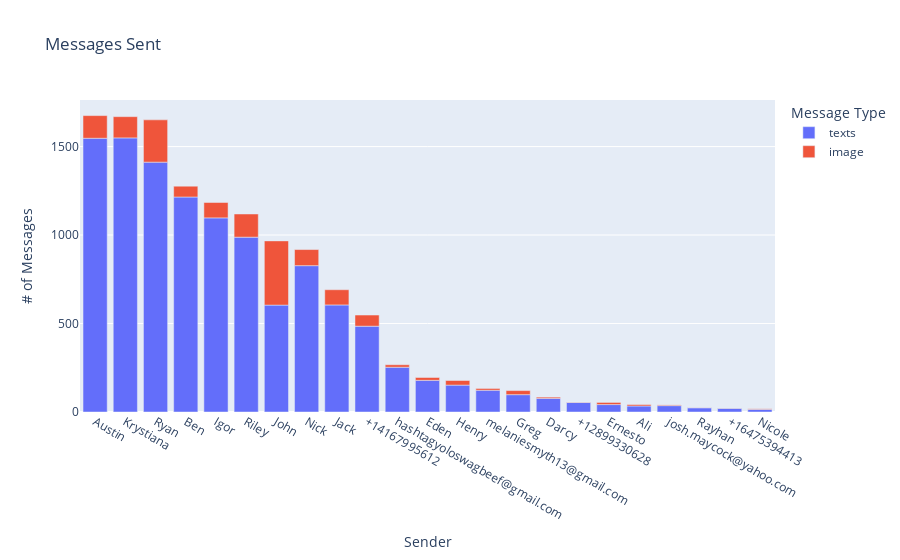

Notebook code for this chart:
### Code cell
px.bar(text_count.loc[text_count['messages'] > 5][['texts', 'image']], labels={'value' : '# of Messages', 'variable' : 'Message Type', 'sender' : 'Sender'}, title="Messages Sent")

### Figure 1 — Plotly figure (JSON) as saved in the notebook; plotly's stock layout.template omitted (floating-point values rounded to 4 significant figures)
{"data": [{"alignmentgroup": "True", "hovertemplate": "Message Type=texts<br>Sender=%{x}<br># of Messages=%{y}<extra></extra>", "legendgroup": "texts", "marker": {"color": "#636efa", "pattern": {"shape": ""}}, "name": "texts", "offsetgroup": "texts", "orientation": "v", "showlegend": true, "textposition": "auto", "type": "bar", "x": ["Austin", "Krystiana", "Ryan", "Ben", "Igor", "Riley", "John", "Nick", "Jack", "+14167995612", "hashtagyoloswagbeef@gmail.com", "Eden", "Henry", "melaniesmyth13@gmail.com", "Greg", "Darcy", "+12899330628", "Ernesto", "Ali", "josh.maycock@yahoo.com", "Rayhan", "+16475394413", "Nicole"], "xaxis": "x", "y": [1547, 1549, 1412, 1215, 1097, 988, 604, 827, 605, 485, 253, 179, 152, 123, 98, 77, 54, 42, 34, 36, 24, 21, 15], "yaxis": "y"}, {"alignmentgroup": "True", "hovertemplate": "Message Type=image<br>Sender=%{x}<br># of Messages=%{y}<extra></extra>", "legendgroup": "image", "marker": {"color": "#EF553B", "pattern": {"shape": ""}}, "name": "image", "offsetgroup": "image", "orientation": "v", "showlegend": true, "textposition": "auto", "type": "bar", "x": ["Austin", "Krystiana", "Ryan", "Ben", "Igor", "Riley", "John", "Nick", "Jack", "+14167995612", "hashtagyoloswagbeef@gmail.com", "Eden", "Henry", "melaniesmyth13@gmail.com", "Greg", "Darcy", "+12899330628", "Ernesto", "Ali", "josh.maycock@yahoo.com", "Rayhan", "+16475394413", "Nicole"], "xaxis": "x", "y": [128, 120, 239, 61, 87, 131, 363, 91, 86, 63, 14, 16, 26, 10, 23, 7, 2, 12, 8, 4, 1, 1, 3], "yaxis": "y"}], "layout": {"barmode": "relative", "legend": {"title": {"text": "Message Type"}, "tracegroupgap": 0}, "title": {"text": "Messages Sent"}, "xaxis": {"anchor": "y", "domain": [0, 1], "title": {"text": "Sender"}}, "yaxis": {"anchor": "x", "domain": [0, 1], "title": {"text": "# of Messages"}}}}
